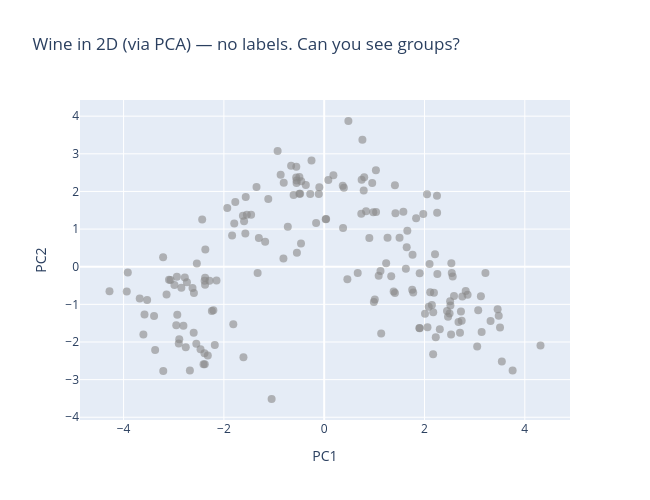

Here is the notebook cell this chart was saved with:
### Markdown cell above
## Step 2 — PCA to 2D, but ONLY to visualize

We'll cluster on the standardized 13D data (since PCA didn't help the score), but use PCA purely to make a 2D picture we can look at.

### Code cell
pca = PCA(n_components=2)
X_vis = pca.fit_transform(X_std)      # for plotting only
var_kept = pca.explained_variance_ratio_.sum()
print(f"2D view keeps {var_kept:.1%} of the variance")

fig = go.Figure(go.Scatter(x=X_vis[:,0], y=X_vis[:,1], mode='markers',
    marker=dict(size=8, color='#888', opacity=0.6)))
fig.update_layout(title='Wine in 2D (via PCA) — no labels. Can you see groups?',
    xaxis_title='PC1', yaxis_title='PC2', width=650, height=500)
fig.show()

### Figure 1 — Plotly figure (JSON) as saved in the notebook; plotly's stock layout.template omitted (floating-point values rounded to 4 significant figures; data arrays with more than 128 entries replaced by an {"elided": "..."} marker saying what was removed)
{"data": [{"marker": {"color": "#888", "opacity": 0.6, "size": 8}, "mode": "markers", "type": "scatter", "x": {"elided": "178 float values"}, "y": {"elided": "178 float values"}}], "layout": {"height": 500, "title": {"text": "Wine in 2D (via PCA) — no labels. Can you see groups?"}, "width": 650, "xaxis": {"title": {"text": "PC1"}}, "yaxis": {"title": {"text": "PC2"}}}}
